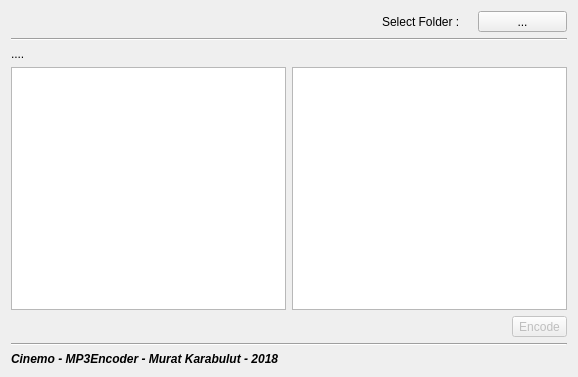
<?xml version="1.0" encoding="UTF-8"?>
<ui version="4.0">
 <class>MainWindow</class>
 <widget class="QMainWindow" name="MainWindow">
  <property name="geometry">
   <rect>
    <x>0</x>
    <y>0</y>
    <width>578</width>
    <height>377</height>
   </rect>
  </property>
  <property name="windowTitle">
   <string>MP3 Encoder</string>
  </property>
  <widget class="QWidget" name="centralWidget">
   <layout class="QVBoxLayout" name="verticalLayout">
    <item>
     <layout class="QHBoxLayout" name="horizontalLayout_3" stretch="2,1">
      <item>
       <spacer name="horizontalSpacer_2">
        <property name="orientation">
         <enum>Qt::Horizontal</enum>
        </property>
        <property name="sizeHint" stdset="0">
         <size>
          <width>318</width>
          <height>20</height>
         </size>
        </property>
       </spacer>
      </item>
      <item>
       <layout class="QHBoxLayout" name="horizontalLayout">
        <item>
         <widget class="QLabel" name="label">
          <property name="text">
           <string>Select Folder :</string>
          </property>
         </widget>
        </item>
        <item>
         <widget class="QToolButton" name="toolButtonSelectFolder">
          <property name="sizePolicy">
           <sizepolicy hsizetype="Preferred" vsizetype="Preferred">
            <horstretch>0</horstretch>
            <verstretch>0</verstretch>
           </sizepolicy>
          </property>
          <property name="text">
           <string>...</string>
          </property>
         </widget>
        </item>
       </layout>
      </item>
     </layout>
    </item>
    <item>
     <widget class="Line" name="line">
      <property name="orientation">
       <enum>Qt::Horizontal</enum>
      </property>
     </widget>
    </item>
    <item>
     <widget class="QLabel" name="labelList">
      <property name="text">
       <string>....</string>
      </property>
     </widget>
    </item>
    <item>
     <layout class="QHBoxLayout" name="horizontalLayout_4">
      <item>
       <widget class="QListWidget" name="listWidgetWavFiles">
        <property name="selectionMode">
         <enum>QAbstractItemView::MultiSelection</enum>
        </property>
       </widget>
      </item>
      <item>
       <widget class="QListWidget" name="listWidgetMP3Files">
        <property name="selectionMode">
         <enum>QAbstractItemView::NoSelection</enum>
        </property>
       </widget>
      </item>
     </layout>
    </item>
    <item>
     <layout class="QHBoxLayout" name="horizontalLayout_2">
      <item>
       <spacer name="horizontalSpacer">
        <property name="orientation">
         <enum>Qt::Horizontal</enum>
        </property>
        <property name="sizeHint" stdset="0">
         <size>
          <width>40</width>
          <height>20</height>
         </size>
        </property>
       </spacer>
      </item>
      <item>
       <widget class="QToolButton" name="toolButtonEncAll">
        <property name="enabled">
         <bool>false</bool>
        </property>
        <property name="sizePolicy">
         <sizepolicy hsizetype="Preferred" vsizetype="Preferred">
          <horstretch>0</horstretch>
          <verstretch>0</verstretch>
         </sizepolicy>
        </property>
        <property name="text">
         <string>Encode</string>
        </property>
       </widget>
      </item>
     </layout>
    </item>
    <item>
     <widget class="Line" name="line_2">
      <property name="orientation">
       <enum>Qt::Horizontal</enum>
      </property>
     </widget>
    </item>
    <item>
     <widget class="QLabel" name="label_2">
      <property name="font">
       <font>
        <pointsize>9</pointsize>
        <weight>75</weight>
        <italic>true</italic>
        <bold>true</bold>
       </font>
      </property>
      <property name="text">
       <string>Cinemo - MP3Encoder - Murat Karabulut - 2018</string>
      </property>
     </widget>
    </item>
   </layout>
  </widget>
 </widget>
 <layoutdefault spacing="6" margin="11"/>
 <resources/>
 <connections/>
</ui>
